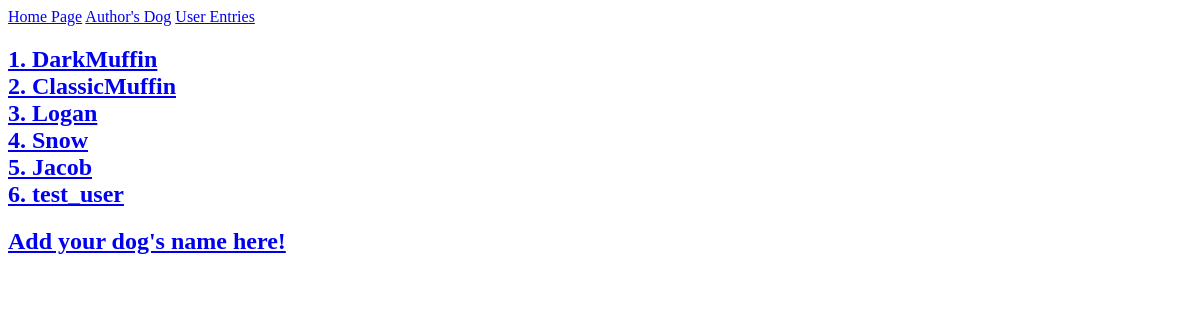
Before: /user_entries/ with the older database file.
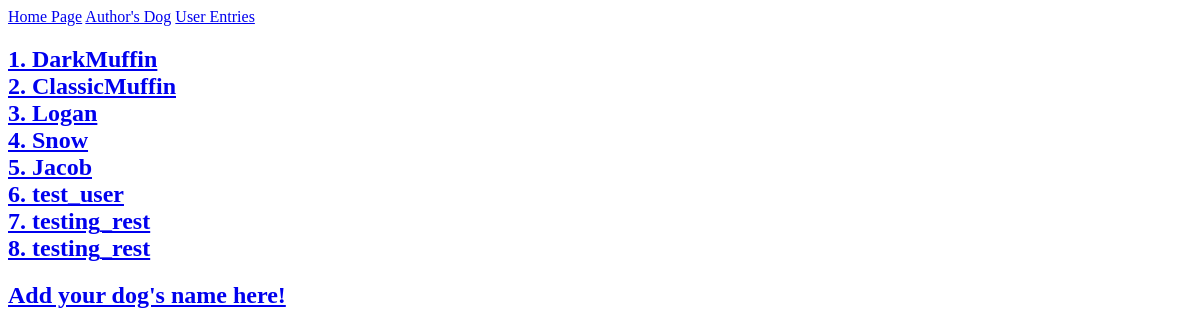
After: the same page with the newer database file.
### test_dog_app/models.py (models this page shows)
class DogName(models.Model):
    user = models.ForeignKey(User, on_delete=models.CASCADE, null=True, blank=True)
    name = models.CharField(max_length=70)
    def __str__(self):
        return self.name

### test_dog_app/views.py (the view)
# urls.py: path('user_entries/', views.user_entries, name= 'user_entries'),
def user_entries(request):
    dogs = DogName.objects.all()  # This must be the same as user_private_entries
    content = {
        'dogs': dogs
    }
    return render(request, 'user_entries.html', content)

### test_dog_app/templates/user_entries.html
{% extends 'base.html' %}
{% block content %}
    <h2>
        {% for dog in dogs %}
            <a href="{% url 'test_dog_app:user_private_entries' dog.id %}">
               {{ forloop.counter }}. {{ dog }}<br>
            </a>
        {% empty %}
            <ul>
                No Dog names have been added.
            </ul>
        {% endfor %}
    </h2>
    <h2>
        <a href="{% url 'test_dog_app:add_dog_name' %}">
            Add your dog's name here!
        </a>
    </h2>
{% endblock content %}

### test_dog_app/templates/base.html
<a href="{% url 'test_dog_app:index' %}">Home Page</a>
<a href="{% url 'test_dog_app:authors_dog' %}">Author's Dog</a>
<a href="{% url 'test_dog_app:user_entries' %}">User Entries</a>
{% block content %}
{% endblock content %}

Changed rows visible on the page:
added DogName: name "testing_rest"
added DogName: name "testing_rest"
